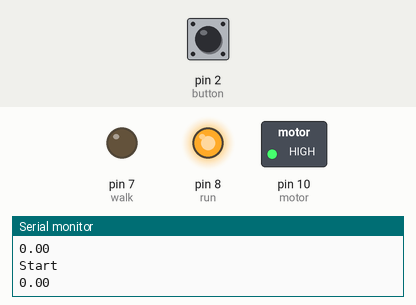
A sketch run on a simulated Arduino Uno, built with avr-gcc and run on an emulated ATmega328P. On the bench: switched loads named in the sketch (green lamp = pin HIGH), output pins drawn as LEDs (lit = HIGH), the last lines printed to the serial monitor. The inputs (shaded band) are chosen by the test bench; at power-on: pin 2 (button) LOW.

Above: at 1.2 s.
1.3 s: pin 2 (button) pulled HIGH for 0.15 s
At 1.39 s:
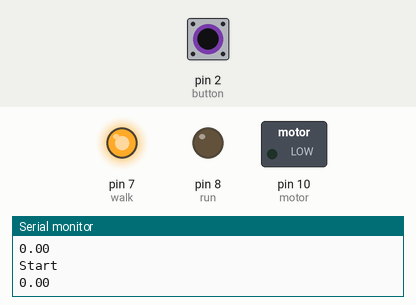
2.9 s: pin 2 (button) pulled HIGH for 3.2 s
At 7.4 s:
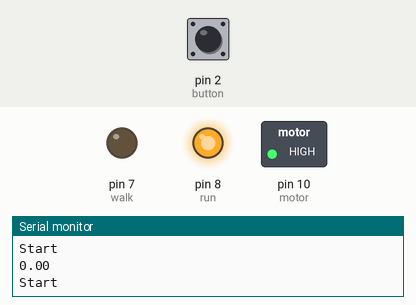
Timing chart, 0 to 8.9 s (numbered marks = the images above; inputs shaded):
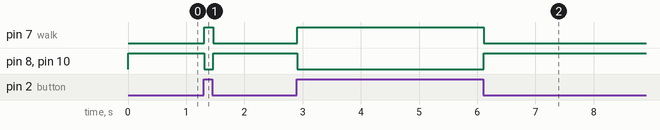

Measured:
- after the input at 1.3 s, pin 7 (walk): LOW → HIGH at once, → LOW 0.15 s later; pin 8 (run), pin 10 (motor): HIGH → LOW at once, → HIGH 0.15 s later
- after the input at 2.9 s, pin 7 (walk): LOW → HIGH at once, → LOW 3.2 s later; pin 8 (run), pin 10 (motor): HIGH → LOW at once, → HIGH 3.2 s later

The sketch:

RunningTimer.ino
```cpp
#define motor 10
#define walk 7
#define run 8
#define button 2
int buttonState = 0;

void setup()
{
  pinMode(motor, OUTPUT);
  pinMode(walk, OUTPUT);
  pinMode(run, OUTPUT);
  pinMode(button, INPUT);
  digitalWrite(walk, HIGH);
  Serial.begin(9600);
}

void loop()
{
  buttonState = digitalRead(button);
  if (buttonState)
  {
    digitalWrite(walk, HIGH);
    digitalWrite(run, LOW);
    analogWrite(motor, 0);
  }
  else
  {
    digitalWrite(walk, LOW);
    digitalWrite(run, HIGH);
    analogWrite(motor, 710);
  }
  Serial.println("Start");
  float* runProgram = getProgram(1, 1);
  Serial.println(runProgram[0]);
  for (int i = 1; i < runProgram[0]; i++)
  {
    Serial.println(runProgram[i]);
  }
}

float* getProgramDoesNotWork(int week, int day, int* out_arraySize)
{
  float week1[] = {1, 2, 3, 4};
  float week2[] = {1, 2, 3, 4, 5, 6};
  switch(week)
  {
    case 1:
      *out_arraySize = 4;
      return &(week1[0]);
    case 2:
      *out_arraySize = 6;
      return &(week2[0]);
  }
}

float* getProgram(int week, int day)
{
//  float runProgram[10];
//  if (week == 1)
//  {
//      runProgram[0] = 5; runProgram[1] = 1; runProgram[2] = 2; runProgram[3] = 3; runProgram[4] = 4;
//  }
//  else
//  {
//      runProgram[0] = 7; runProgram[1] = 1; runProgram[2] = 2; runProgram[3] = 3; runProgram[4] = 4; runProgram[5] = 5; runProgram[6] = 6;
//  }
  float runProgram[10];
  switch(week)
  {
    case 1:
      runProgram[0] = 5; runProgram[1] = 1; runProgram[2] = 2; runProgram[3] = 3; runProgram[4] = 4;
      return &(runProgram[0]);
//      break;
    case 2:
      runProgram[0] = 7; runProgram[1] = 1; runProgram[2] = 2; runProgram[3] = 3; runProgram[4] = 4; runProgram[5] = 5; runProgram[6] = 6;
      return &(runProgram[0]);
//      break;
//    default:
//      runProgram[0] = 7; runProgram[1] = 1; runProgram[2] = 2; runProgram[3] = 3; runProgram[4] = 4; runProgram[5] = 5; runProgram[6] = 6;
//      break;
  }
//  return &(runProgram[0]);
}
```
